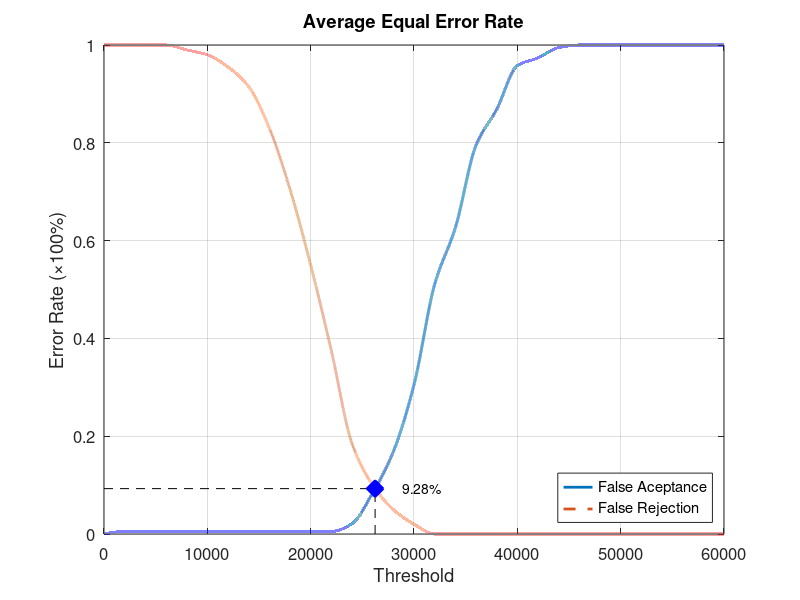
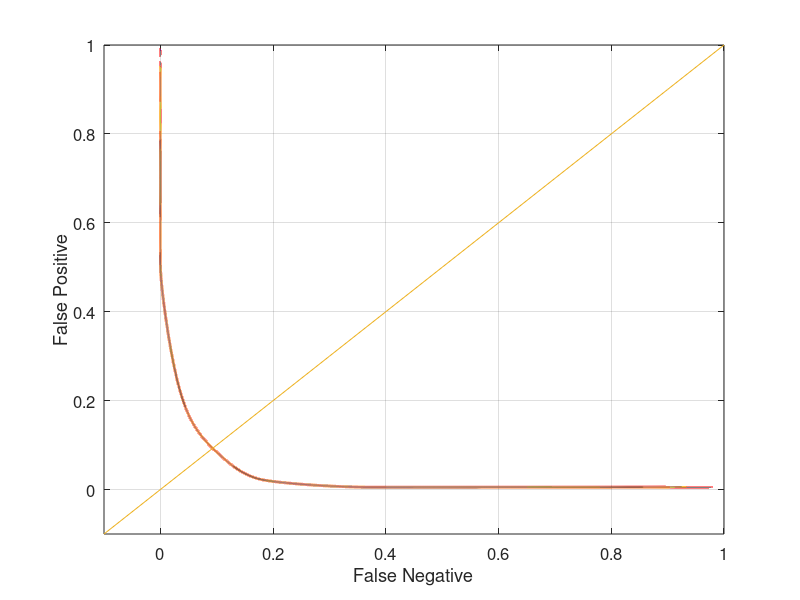

Write the MATLAB code that produced these figures, in order.
function yEER = Database2_3
close all;
clear;
clc;
x = 0:2000:60000;
xq = 0:0.5:60000;

y0 = [0 0.00526316 0.00526316 0.00526316 0.00526316 0.00526316 0.00526316 0.00526316 0.00526316 0.00526316 0.00526316 0.00526316 0.0210526 0.0842105 0.168421 0.305263 0.510526 0.626316 0.794737 0.868421 0.957895 0.973684 0.994737 1 1 1 1 1 1 1 1];
yy0 = interp1(x, y0, xq, 'pchip');
y1 = [1 1 1 1 0.99 0.98 0.955 0.915 0.83 0.705 0.55 0.375 0.185 0.1 0.05 0.02 0 0 0 0 0 0 0 0 0 0 0 0 0 0 0];
yy1 = interp1(x, y1, xq, 'pchip');

% Calculating EER: 
y2 = abs(y0 - y1);
find(y2 == min(y2))
yy2 = abs(yy0 - yy1);
xEER = find(yy2 == min(yy2));
xEERIndex = xq(xEER) % X-axis EER
yEER = yy0(xEER) % Y-axis EER

main = figure
plot(xq, yy0,'-','LineWidth', 2);	hold on
plot(xq, yy1,'--','LineWidth', 2);	hold on
plot([xEERIndex xEERIndex], [0 yEER], 'k--');	hold on
plot([0 xEERIndex], [yEER yEER], 'k--');	hold on
plot(xEERIndex, yEER, 'bx', 'LineWidth', 10);	hold on
text(xEERIndex + 10 * xEERIndex / 100, yEER, [num2str(round((10000 * yEER)) / 100) '%'])
legend('False Aceptance', 'False Rejection', 'Location', 'SouthEast')
xlabel('Threshold')
ylabel('Error Rate (\times100%)')
title('Average Equal Error Rate')
set(gca, 'FontSize', 12)
axis([0 60000 0 1])
grid on

print(main, 'Database2_3Main', '-dpng');
FNRxFPR = figure('Color', [1 1 1]);
plot(yy1, yy0, '-', yy1, yy0, 'LineWidth', 2);
hold on
y = -0.1:0.1:1
plot(y, y); 
set(gca, 'FontSize', 12)
xlabel('False Negative')
ylabel('False Positive')
axis([-0.1 1 -0.1 1])
set(gca, 'FontSize', 12)
grid on

print(FNRxFPR, 'Database2_3FNRxFPR','-dpng');
end
